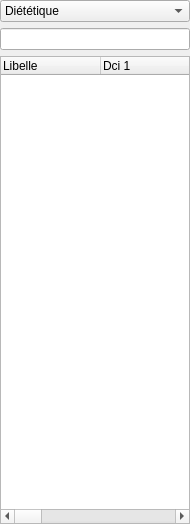
        <widget class="QWidget" name="page_Accessoires">
         <property name="geometry">
          <rect>
           <x>0</x>
           <y>0</y>
           <width>190</width>
           <height>524</height>
          </rect>
         </property>
         <attribute name="label">
          <string>Accessoires</string>
         </attribute>
         <layout class="QGridLayout" name="gridLayout_3">
          <property name="leftMargin">
           <number>0</number>
          </property>
          <property name="topMargin">
           <number>0</number>
          </property>
          <property name="rightMargin">
           <number>0</number>
          </property>
          <property name="bottomMargin">
           <number>0</number>
          </property>
          <item row="0" column="0">
           <widget class="QComboBox" name="comboBox_FamillesProduits">
            <item>
             <property name="text">
              <string>Diététique</string>
             </property>
            </item>
            <item>
             <property name="text">
              <string>Vétérinaire</string>
             </property>
            </item>
            <item>
             <property name="text">
              <string>Parapharmacie</string>
             </property>
            </item>
            <item>
             <property name="text">
              <string>Accessoires</string>
             </property>
            </item>
            <item>
             <property name="text">
              <string>DIvers (Herboristerie etc.)</string>
             </property>
            </item>
            <item>
             <property name="text">
              <string>Homéopathie BOIRON</string>
             </property>
            </item>
            <item>
             <property name="text">
              <string>Homéopathie WELEDA</string>
             </property>
            </item>
            <item>
             <property name="text">
              <string>Homéopathie LEHNING</string>
             </property>
            </item>
           </widget>
          </item>
          <item row="2" column="0">
           <widget class="C_DragQTreeWidget" name="treeWidget_Accessoires">
            <property name="dragEnabled">
             <bool>false</bool>
            </property>
            <property name="dragDropOverwriteMode">
             <bool>false</bool>
            </property>
            <property name="dragDropMode">
             <enum>QAbstractItemView::NoDragDrop</enum>
            </property>
            <attribute name="headerCascadingSectionResizes">
             <bool>true</bool>
            </attribute>
            <column>
             <property name="text">
              <string>Libelle                                    </string>
             </property>
            </column>
            <column>
             <property name="text">
              <string>Dci 1</string>
             </property>
            </column>
            <column>
             <property name="text">
              <string>Dci 2</string>
             </property>
            </column>
            <column>
             <property name="text">
              <string>Dci 3</string>
             </property>
            </column>
            <column>
             <property name="text">
              <string>Prix</string>
             </property>
            </column>
            <column>
             <property name="text">
              <string>ATC</string>
             </property>
            </column>
            <column>
             <property name="text">
              <string>CIP</string>
             </property>
            </column>
            <column>
             <property name="text">
              <string>CIS</string>
             </property>
            </column>
            <column>
             <property name="text">
              <string>Origine</string>
             </property>
            </column>
            <column>
             <property name="text">
              <string>Type ID</string>
             </property>
            </column>
            <column>
             <property name="text">
              <string>SpecKey</string>
             </property>
            </column>
            <column>
             <property name="text">
              <string>Generique</string>
             </property>
            </column>
            <column>
             <property name="text">
              <string>statut</string>
             </property>
            </column>
            <column>
             <property name="text">
              <string>nb_UP</string>
             </property>
            </column>
           </widget>
          </item>
          <item row="1" column="0">
           <widget class="C_QLineEdit" name="lineEdit_AccessoiresSearch"/>
          </item>
         </layout>
        </widget>
